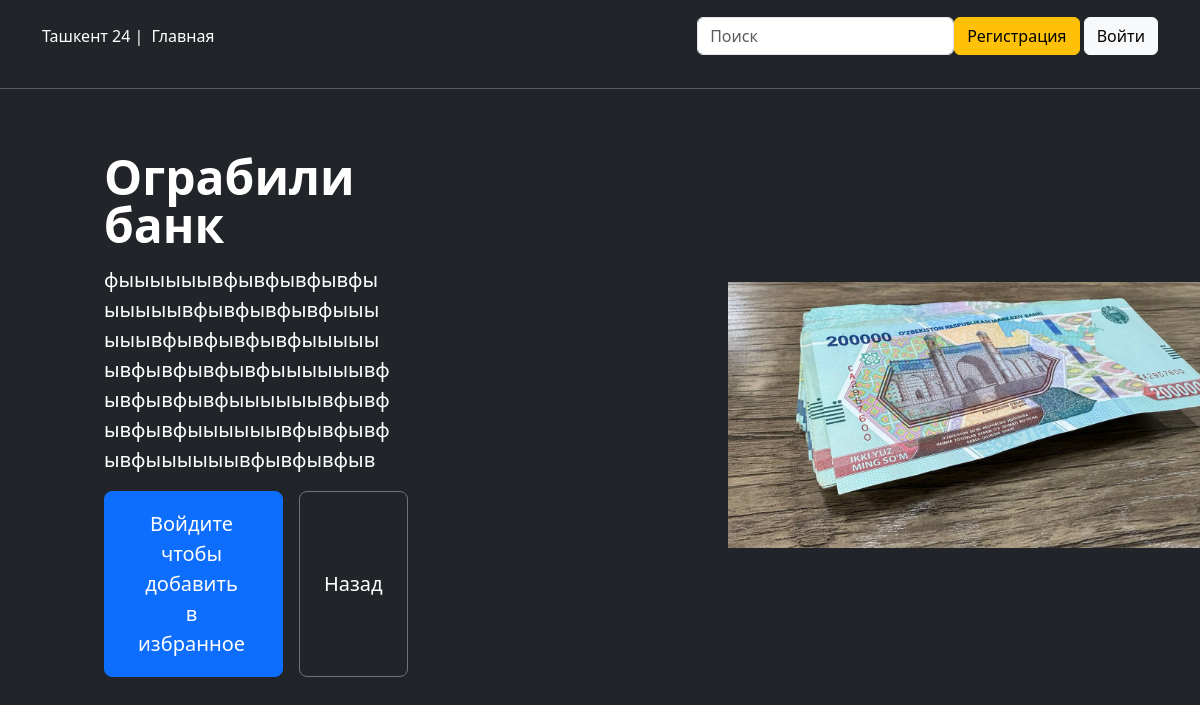
Page /theme2/4 on the committed database.
### main/models.py (models this page shows)
class Theme(models.Model):
    name_theme = models.CharField(max_length=32, verbose_name='Название статьи')
    theme_dec = models.TextField(max_length=256, verbose_name="Описание статьи")
    theme_photo = models.ImageField(upload_to='media', verbose_name="Фото статьи")
    theme_category = models.ForeignKey(Category, on_delete=models.CASCADE, verbose_name="Категория")
    date_created = models.DateTimeField(auto_now_add=True)
    class Meta:
        verbose_name = 'Статья'
        verbose_name_plural = 'Статьи'
    def __str__(self):
        return self.name_theme

### main/views.py (the view)
# urls.py: path('theme2/<int:pk>', views.theme2),
def theme2(request, pk):
    theme3 = Theme.objects.get(id=pk)
    return render(request, 'theme.html', {'theme3': theme3})

### main/templates/theme.html (shortened to what this page needs)
<!DOCTYPE html>
<html lang="ru">
<head>
    <link rel="stylesheet" href="https://cdn.jsdelivr.net/npm/bootstrap@5.3.8/dist/css/bootstrap.min.css">
</head>
</head>
<body class="bg bg-dark text-white">
<header class="p-3 text-bg-dark sticky-top">
    <div class="container">
        <div class="d-flex flex-wrap align-items-center justify-content-center justify-content-lg-start">
            <a href="/" class="d-flex align-items-center mb-2 mb-lg-0 text-white text-decoration-none">
                <span>Ташкент 24 |</span>
            </a>
            <ul class="nav col-12 col-lg-auto me-lg-auto mb-2 justify-content-center mb-md-0">
                <li><a href="/" class="nav-link px-2 text-white">Главная</a></li>
            </ul>
            <form action="{% url 'search' %}" method="post">
                <input name="search_product"  required type="search" class=" form-control form-control- text-dark "
                       placeholder="Поиск" aria-label="Search">
            </form>
            {% if user.is_authenticated %}
            <div class="text-end">
                <a href="/cart" class="btn btn-primary me-2">Избранное</a>
                <a href="/logout" class="btn btn-danger">Выйти</a>
            </div>
            {% else %}
            <div class="text-end">
                <a href="/register" class="btn btn-warning" role="button">Регистрация</a>
                <a href="/accounts/login" class="btn btn-light" role="button">Войти</a>
            </div>
            {% endif %}
        </div>
    </div>
</header>
<hr>
<div class="row flex-lg-row-reverse align-items-center g-5 py-5">
    <div class="col-10 col-sm-8 col-lg-5">
        <img src="{{ theme3.theme_photo.url }}" class="d-block mx-lg-auto img-fluid" alt="" width="500" height="500"
             loading="lazy">
    </div>
    <div class="col-lg-6">
        <div class="col-lg-6"><h1 class="display-5 fw-bold  lh-1 mb-3">{{ theme3 }}</h1>
            <p class="lead text-break">
    {{ theme3.theme_dec }}
</p>
            <div class="d-grid gap-2 d-md-flex justify-content-md-start">
                {% if user.is_authenticated %}
                <form action="/add-favorite/{{ theme3.id }}/" method="post">
                    {% csrf_token %}
                    <button class="btn btn-primary btn-lg px-4 me-md-2">
                        Добавить в избранное
                    </button>
                </form>
                {% else %}
                <button class="btn btn-primary btn-lg px-4 me-md-2">
                    <a href="/accounts/login" class="btn btn-primary btn-lg px-2 me-md-1" role="button">Войдите чтобы добавить в избранное</a>
                </button>
                {% endif %}
                <button type="button" onclick="history.back()" class="btn btn-outline-secondary text-white btn-lg px-4">
                    Назад
                </button>
            </div>
        </div>
    </div>
</div>
</body>
</html>

### rows in the picture
Theme: theme_photo (picture), name_theme "Ограбили банк", theme_dec "фыыыыыывфывфывфывфыыыыыывфывфывфывфыыыыыывфывфывфывфыыыыыывфывфывфывфыыыыыывфывфывфывфыыыыыывфывфывфывфыыыыыывфывфывфывфыыыыыывфывфывфыв"
